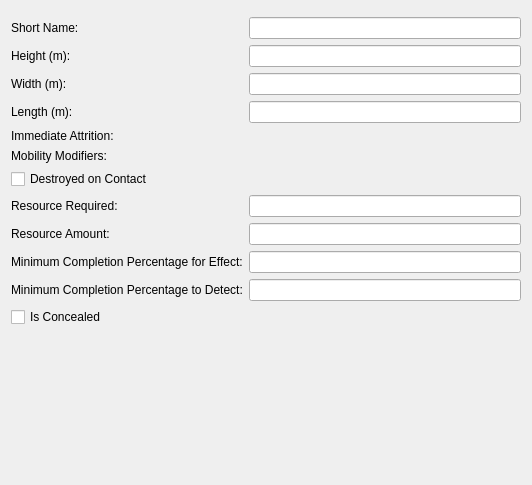
<?xml version="1.0" encoding="UTF-8"?>
<ui version="4.0">
 <class>Form</class>
 <widget class="QWidget" name="Form">
  <property name="geometry">
   <rect>
    <x>0</x>
    <y>0</y>
    <width>532</width>
    <height>485</height>
   </rect>
  </property>
  <property name="windowTitle">
   <string>Form</string>
  </property>
  <layout class="QVBoxLayout" name="verticalLayout_2">
   <item>
    <widget class="QWidget" name="myGeneralCanvas" native="true">
     <property name="sizePolicy">
      <sizepolicy hsizetype="MinimumExpanding" vsizetype="Fixed">
       <horstretch>0</horstretch>
       <verstretch>0</verstretch>
      </sizepolicy>
     </property>
     <property name="element_type" stdset="0">
      <string notr="true">general_canvas</string>
     </property>
    </widget>
   </item>
   <item>
    <widget class="QWidget" name="widget" native="true">
     <layout class="QVBoxLayout" name="verticalLayout">
      <property name="margin">
       <number>0</number>
      </property>
      <item>
       <layout class="QGridLayout" name="gridLayout">
        <item row="0" column="1">
         <widget class="QLineEdit" name="short_name"/>
        </item>
        <item row="0" column="0">
         <widget class="QLabel" name="short_name_label">
          <property name="text">
           <string>Short Name:</string>
          </property>
         </widget>
        </item>
        <item row="1" column="0">
         <widget class="QLabel" name="Height_label">
          <property name="toolTip">
           <string>Height of the object.  Negative height means depth</string>
          </property>
          <property name="text">
           <string>Height (m):</string>
          </property>
         </widget>
        </item>
        <item row="1" column="1">
         <widget class="QLineEdit" name="Height">
          <property name="toolTip">
           <string>Height of the object.  Negative height means depth.</string>
          </property>
          <property name="element_container" stdset="0">
           <string>parameter-data</string>
          </property>
         </widget>
        </item>
        <item row="2" column="0">
         <widget class="QLabel" name="Width_label">
          <property name="toolTip">
           <string>Width of the line object, in meters</string>
          </property>
          <property name="text">
           <string>Width (m):</string>
          </property>
         </widget>
        </item>
        <item row="3" column="0">
         <widget class="QLabel" name="Length_label">
          <property name="toolTip">
           <string>Length of object in meters</string>
          </property>
          <property name="text">
           <string>Length (m):</string>
          </property>
         </widget>
        </item>
        <item row="2" column="1">
         <widget class="QLineEdit" name="Width">
          <property name="toolTip">
           <string>Width of the object</string>
          </property>
          <property name="element_container" stdset="0">
           <string>parameter-data</string>
          </property>
         </widget>
        </item>
        <item row="3" column="1">
         <widget class="QLineEdit" name="Length">
          <property name="toolTip">
           <string>Length of object</string>
          </property>
          <property name="element_container" stdset="0">
           <string>parameter-data</string>
          </property>
         </widget>
        </item>
        <item row="9" column="0">
         <widget class="QLabel" name="Minimum_Completion_Percentage_For_Effect_label">
          <property name="text">
           <string>Minimum Completion Percentage for Effect:</string>
          </property>
         </widget>
        </item>
        <item row="10" column="0">
         <widget class="QLabel" name="Minimum_Completion_Percentage_To_Detect_label">
          <property name="text">
           <string>Minimum Completion Percentage to Detect:</string>
          </property>
         </widget>
        </item>
        <item row="8" column="0">
         <widget class="QLabel" name="Resource_Amount_label">
          <property name="text">
           <string>Resource Amount:</string>
          </property>
         </widget>
        </item>
        <item row="8" column="1">
         <widget class="QLineEdit" name="Resource_Amount">
          <property name="toolTip">
           <string>The amount of the resource required to construct this object</string>
          </property>
          <property name="element_container" stdset="0">
           <string>parameter-data</string>
          </property>
         </widget>
        </item>
        <item row="7" column="0">
         <widget class="QLabel" name="Resource_Required_label">
          <property name="text">
           <string>Resource Required:</string>
          </property>
         </widget>
        </item>
        <item row="7" column="1">
         <widget class="QLineEdit" name="Resource_Required">
          <property name="toolTip">
           <string>The name of the resource (or ammunition) required to construct this object</string>
          </property>
          <property name="element_container" stdset="0">
           <string>parameter-data</string>
          </property>
         </widget>
        </item>
        <item row="4" column="0">
         <widget class="QLabel" name="Immediate_Attrition_label">
          <property name="text">
           <string>Immediate Attrition:</string>
          </property>
         </widget>
        </item>
        <item row="6" column="0" colspan="2">
         <widget class="QCheckBox" name="Destroy_On_Contact">
          <property name="toolTip">
           <string>If this object is destroyed on contact with a unit</string>
          </property>
          <property name="text">
           <string>Destroyed on Contact</string>
          </property>
          <property name="element_container" stdset="0">
           <string>parameter-data</string>
          </property>
         </widget>
        </item>
        <item row="9" column="1">
         <widget class="QLineEdit" name="Minimum_Completion_Percentage_For_Effect">
          <property name="toolTip">
           <string>Completion percentage required for this object to affect units</string>
          </property>
          <property name="element_container" stdset="0">
           <string>parameter-data</string>
          </property>
         </widget>
        </item>
        <item row="10" column="1">
         <widget class="QLineEdit" name="Minimum_Completion_Percentage_To_Detect">
          <property name="toolTip">
           <string>Completion percentage required for this object to be detected</string>
          </property>
          <property name="element_container" stdset="0">
           <string>parameter-data</string>
          </property>
         </widget>
        </item>
        <item row="4" column="1">
         <widget class="QWidget" name="Immediate_Attrition" native="true">
          <property name="element_container" stdset="0">
           <string>parameter-data</string>
          </property>
          <property name="disable_if_multiple_selection" stdset="0">
           <bool>true</bool>
          </property>
         </widget>
        </item>
        <item row="5" column="0">
         <widget class="QLabel" name="Mobility_Modifiers_label">
          <property name="text">
           <string>Mobility Modifiers:</string>
          </property>
         </widget>
        </item>
        <item row="5" column="1">
         <widget class="QWidget" name="Mobility_Modifiers" native="true">
          <property name="element_container" stdset="0">
           <string>parameter-data</string>
          </property>
          <property name="disable_if_multiple_selection" stdset="0">
           <bool>true</bool>
          </property>
         </widget>
        </item>
        <item row="11" column="0">
         <widget class="QCheckBox" name="Concealed">
          <property name="text">
           <string>Is Concealed</string>
          </property>
         </widget>
        </item>
       </layout>
      </item>
     </layout>
    </widget>
   </item>
   <item>
    <widget class="QWidget" name="myDisplayCanvas" native="true">
     <property name="sizePolicy">
      <sizepolicy hsizetype="MinimumExpanding" vsizetype="MinimumExpanding">
       <horstretch>0</horstretch>
       <verstretch>0</verstretch>
      </sizepolicy>
     </property>
     <property name="minimumSize">
      <size>
       <width>0</width>
       <height>0</height>
      </size>
     </property>
     <property name="element_type" stdset="0">
      <string notr="true">display_widget_canvas</string>
     </property>
     <property name="stacked_layout" stdset="0">
      <bool>true</bool>
     </property>
    </widget>
   </item>
  </layout>
 </widget>
 <tabstops>
  <tabstop>short_name</tabstop>
  <tabstop>Height</tabstop>
  <tabstop>Width</tabstop>
  <tabstop>Length</tabstop>
  <tabstop>Destroy_On_Contact</tabstop>
  <tabstop>Resource_Required</tabstop>
  <tabstop>Resource_Amount</tabstop>
  <tabstop>Minimum_Completion_Percentage_For_Effect</tabstop>
  <tabstop>Minimum_Completion_Percentage_To_Detect</tabstop>
  <tabstop>Concealed</tabstop>
 </tabstops>
 <resources/>
 <connections/>
</ui>
